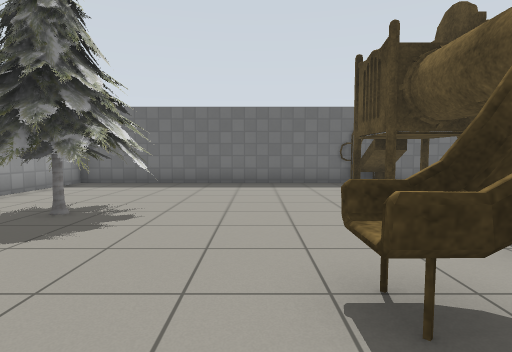
View 1 (above)

13 first-person views from a walk through a Gazebo world. The camera is 0.94 m above the floor, tilts 4° down and sees 80° across. Floor lines are 1 m apart. The floor is counted in squares, 1 m on a side. Each view is taken from the middle of a square. On the plan, view 1 faces up. The plan holds only what a view shows up to about 11 squares ahead; the rest is blank. The robots in the file are not drawn. Simple patterns stand in for the simulator's built-in surfaces. Simple shapes stand in for some stock models. Some surface patterns are stand-ins.

View 2
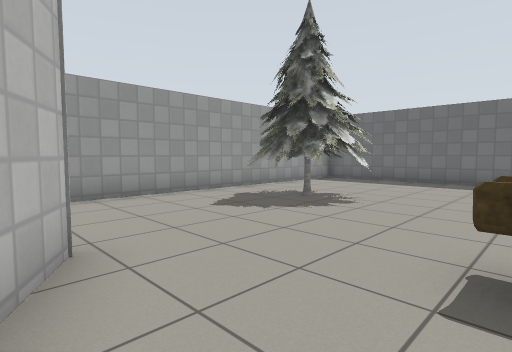

View 3
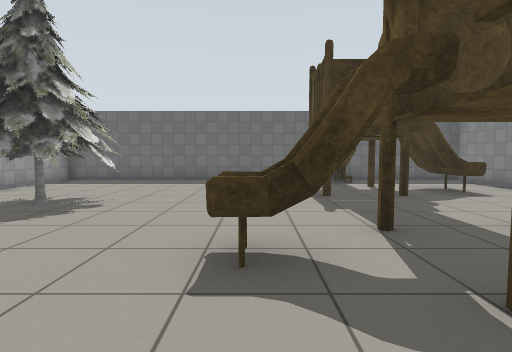

View 4
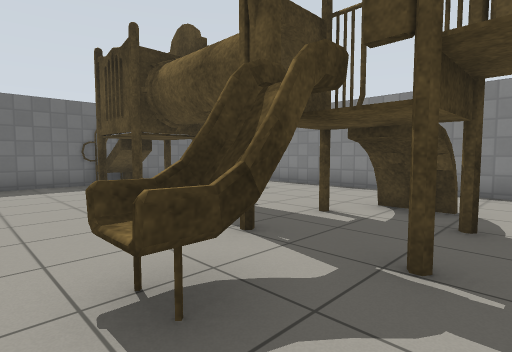

View 5
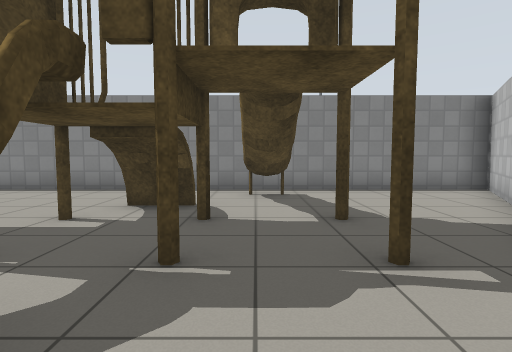

View 6
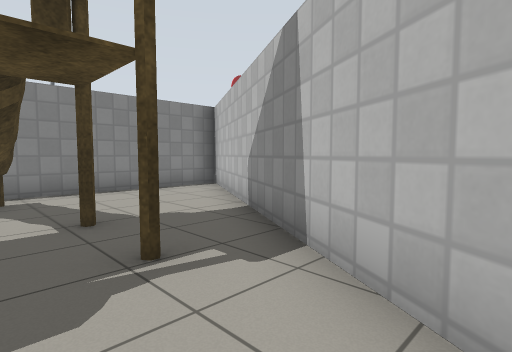

View 7
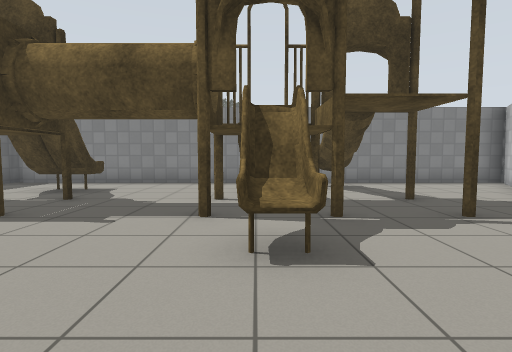

View 8
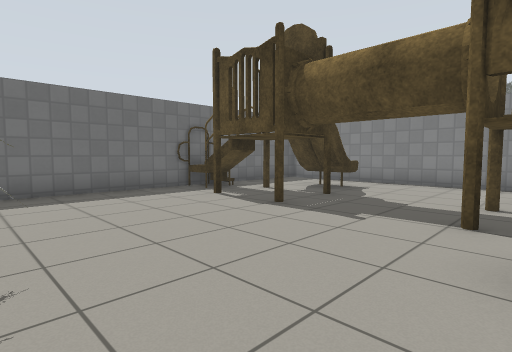

View 9
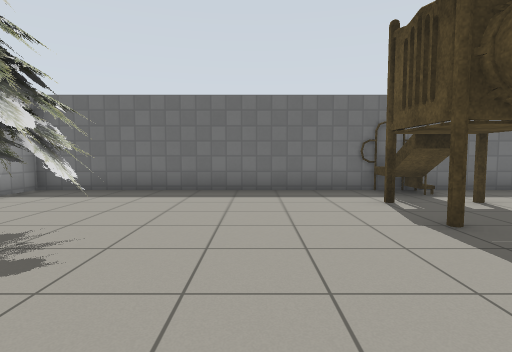

View 10
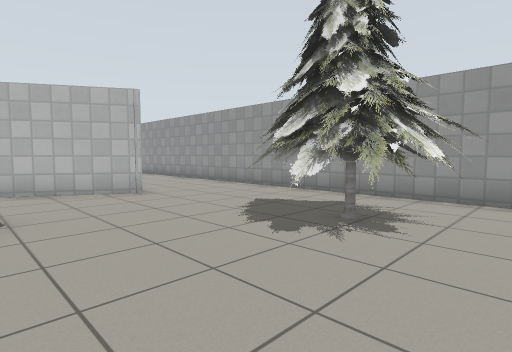

View 11
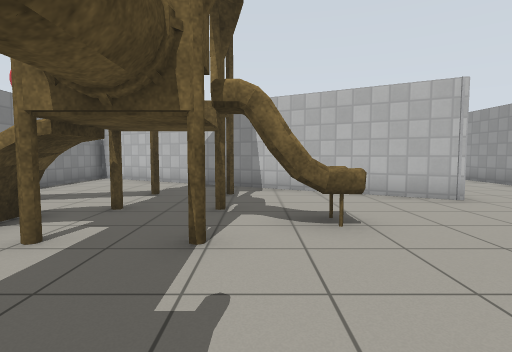

View 12
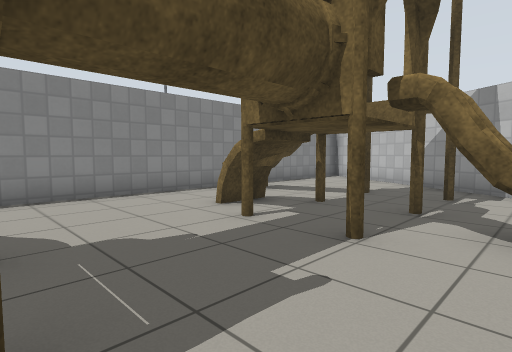

View 13
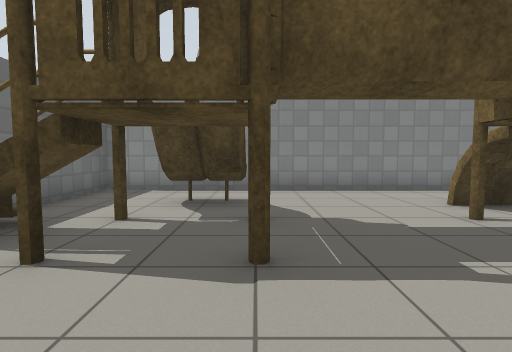

### Floor plan
Ten units are one square. View 1 is at (0, 0); x grows to the right and y downward. Boxes are objects, and circles mark ways between rooms. Rooms are numbered by the first view taken in them; rooms with no view inside come last. Other rooms are left out.
<svg viewBox="-63 -106 155 173">
<path fill="none" stroke="#000" d="M-23 2 13 23M34 -101 -58 -101 -58 -4M82 15 82 -99M87 -101 34 -101M13 23 82 62 82 15"/>
<rect x="-45" y="-65" width="30" height="30" fill="#bbb"><title>pine tree</title></rect>
<rect x="5" y="-95" width="70" height="110" fill="#bbb"><title>playground</title></rect>
<circle cx="20" cy="10" r="3" fill="#2a7"/>
<text x="-10" y="-50">1</text>
<text x="60" y="-40">2</text>
<text x="50" y="30">3</text>
</svg>
Room 1 opens to room 3.

Where each view was taken, in squares from view 1:
view 1: 0 up, 0 right, facing up
view 2: 1 down, 1 right, facing up-left
view 3: 1 down, 1 right, facing up
view 4: 0 up, 0 right, facing up-right
view 5: 0 up, 0 right, facing right
view 6: 0 up, 0 right, facing down-right
view 7: 2 up, 2 left, facing right
view 8: 2 up, 2 left, facing up-right
view 9: 2 up, 0 right, facing up
view 10: 7 up, 1 right, facing down-left
view 11: 6 up, 2 right, facing down
view 12: 6 up, 1 right, facing down-right
view 13: 6 up, 0 right, facing right
